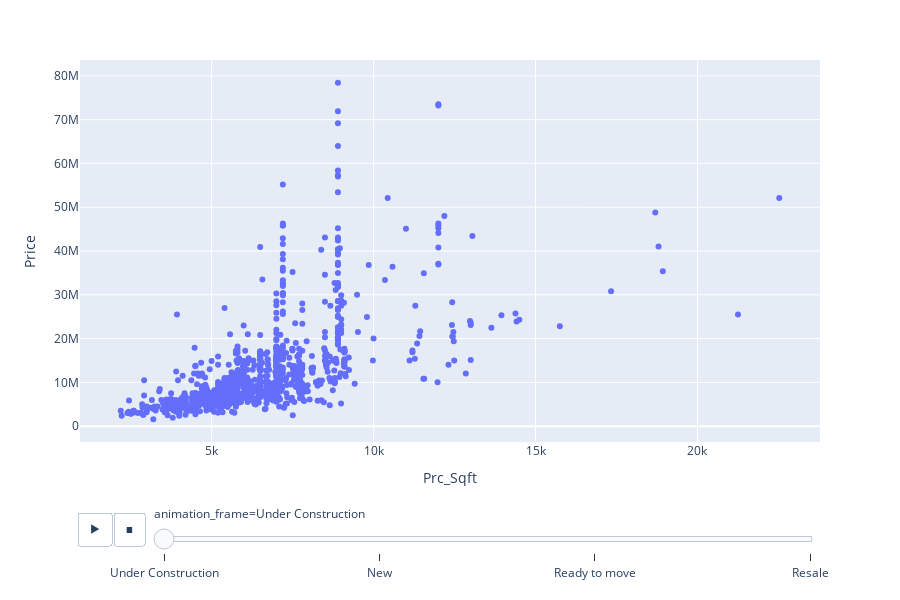

Notebook source saved alongside this figure:
### Code cell
fig = px.scatter(data, x='Prc_Sqft', y='Price',animation_frame=df['Status'],height=600)
fig.show()

### Figure 1 — Plotly figure (JSON) as saved in the notebook; plotly's stock layout.template omitted (floating-point values rounded to 4 significant figures; data arrays with more than 128 entries replaced by an {"elided": "..."} marker saying what was removed)
{"data": [{"hovertemplate": "animation_frame=Under Construction<br>Prc_Sqft=%{x}<br>Price=%{y}<extra></extra>", "legendgroup": "", "marker": {"color": "#636efa", "symbol": "circle"}, "mode": "markers", "name": "", "orientation": "v", "showlegend": false, "type": "scatter", "x": {"elided": "1194 int values"}, "xaxis": "x", "y": {"elided": "1194 int values"}, "yaxis": "y"}], "layout": {"height": 600, "legend": {"tracegroupgap": 0}, "margin": {"t": 60}, "sliders": [{"active": 0, "currentvalue": {"prefix": "animation_frame="}, "len": 0.9, "pad": {"b": 10, "t": 60}, "steps": [{"args": [["Under Construction"], {"frame": {"duration": 0, "redraw": false}, "fromcurrent": true, "mode": "immediate", "transition": {"duration": 0, "easing": "linear"}}], "label": "Under Construction", "method": "animate"}, {"args": [["New"], {"frame": {"duration": 0, "redraw": false}, "fromcurrent": true, "mode": "immediate", "transition": {"duration": 0, "easing": "linear"}}], "label": "New", "method": "animate"}, {"args": [["Ready to move"], {"frame": {"duration": 0, "redraw": false}, "fromcurrent": true, "mode": "immediate", "transition": {"duration": 0, "easing": "linear"}}], "label": "Ready to move", "method": "animate"}, {"args": [["Resale"], {"frame": {"duration": 0, "redraw": false}, "fromcurrent": true, "mode": "immediate", "transition": {"duration": 0, "easing": "linear"}}], "label": "Resale", "method": "animate"}], "x": 0.1, "xanchor": "left", "y": 0, "yanchor": "top"}], "updatemenus": [{"buttons": [{"args": [null, {"frame": {"duration": 500, "redraw": false}, "fromcurrent": true, "mode": "immediate", "transition": {"duration": 500, "easing": "linear"}}], "label": "&#9654;", "method": "animate"}, {"args": [[null], {"frame": {"duration": 0, "redraw": false}, "fromcurrent": true, "mode": "immediate", "transition": {"duration": 0, "easing": "linear"}}], "label": "&#9724;", "method": "animate"}], "direction": "left", "pad": {"r": 10, "t": 70}, "showactive": false, "type": "buttons", "x": 0.1, "xanchor": "right", "y": 0, "yanchor": "top"}], "xaxis": {"anchor": "y", "domain": [0, 1], "title": {"text": "Prc_Sqft"}}, "yaxis": {"anchor": "x", "domain": [0, 1], "title": {"text": "Price"}}}}
